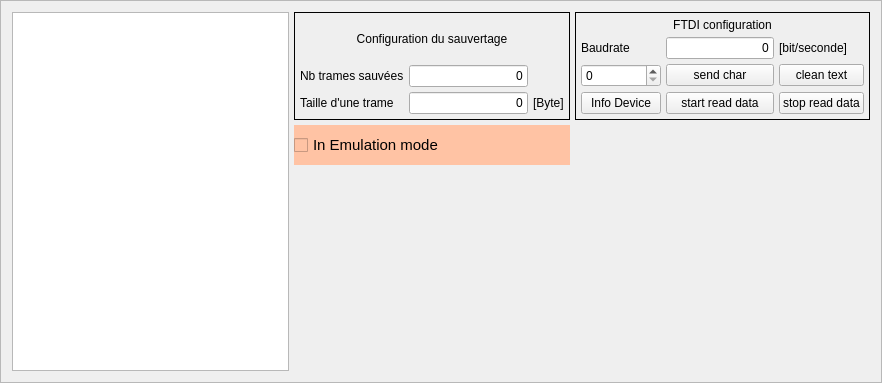
<?xml version="1.0" encoding="UTF-8"?>
<ui version="4.0">
 <class>DebugWindow</class>
 <widget class="QFrame" name="DebugWindow">
  <property name="geometry">
   <rect>
    <x>0</x>
    <y>0</y>
    <width>882</width>
    <height>383</height>
   </rect>
  </property>
  <property name="windowTitle">
   <string>Frame</string>
  </property>
  <property name="frameShape">
   <enum>QFrame::StyledPanel</enum>
  </property>
  <property name="frameShadow">
   <enum>QFrame::Raised</enum>
  </property>
  <layout class="QGridLayout" name="gridLayout_3">
   <property name="leftMargin">
    <number>11</number>
   </property>
   <property name="topMargin">
    <number>11</number>
   </property>
   <property name="rightMargin">
    <number>11</number>
   </property>
   <property name="bottomMargin">
    <number>11</number>
   </property>
   <property name="spacing">
    <number>5</number>
   </property>
   <item row="0" column="1">
    <widget class="QFrame" name="frameSaveFrame">
     <property name="frameShape">
      <enum>QFrame::Box</enum>
     </property>
     <property name="frameShadow">
      <enum>QFrame::Plain</enum>
     </property>
     <layout class="QGridLayout" name="gridLayout">
      <property name="leftMargin">
       <number>5</number>
      </property>
      <property name="topMargin">
       <number>5</number>
      </property>
      <property name="rightMargin">
       <number>5</number>
      </property>
      <property name="bottomMargin">
       <number>5</number>
      </property>
      <property name="spacing">
       <number>5</number>
      </property>
      <item row="2" column="1">
       <widget class="QLineEdit" name="lineEditFrameSize">
        <property name="text">
         <string>0</string>
        </property>
        <property name="alignment">
         <set>Qt::AlignRight|Qt::AlignTrailing|Qt::AlignVCenter</set>
        </property>
       </widget>
      </item>
      <item row="1" column="1">
       <widget class="QLineEdit" name="lineEditNbSavedFrame">
        <property name="text">
         <string>0</string>
        </property>
        <property name="alignment">
         <set>Qt::AlignRight|Qt::AlignTrailing|Qt::AlignVCenter</set>
        </property>
       </widget>
      </item>
      <item row="2" column="0">
       <widget class="QLabel" name="labelFrameSize">
        <property name="text">
         <string>Taille d'une trame</string>
        </property>
       </widget>
      </item>
      <item row="1" column="0">
       <widget class="QLabel" name="labelNbSavedFrame">
        <property name="text">
         <string>Nb trames sauvées</string>
        </property>
       </widget>
      </item>
      <item row="0" column="0" colspan="3">
       <widget class="QLabel" name="labelTitleSaveConf">
        <property name="text">
         <string>Configuration du sauvertage</string>
        </property>
        <property name="alignment">
         <set>Qt::AlignCenter</set>
        </property>
       </widget>
      </item>
      <item row="2" column="2">
       <widget class="QLabel" name="labelFrameUnit">
        <property name="text">
         <string>[Byte]</string>
        </property>
       </widget>
      </item>
     </layout>
    </widget>
   </item>
   <item row="0" column="2">
    <widget class="QFrame" name="frameFTDIConfig">
     <property name="frameShape">
      <enum>QFrame::Box</enum>
     </property>
     <property name="frameShadow">
      <enum>QFrame::Plain</enum>
     </property>
     <layout class="QGridLayout" name="gridLayout_2">
      <property name="leftMargin">
       <number>5</number>
      </property>
      <property name="topMargin">
       <number>5</number>
      </property>
      <property name="rightMargin">
       <number>5</number>
      </property>
      <property name="bottomMargin">
       <number>5</number>
      </property>
      <property name="spacing">
       <number>5</number>
      </property>
      <item row="3" column="1">
       <widget class="QPushButton" name="pushButtonSendChar">
        <property name="text">
         <string>send char</string>
        </property>
       </widget>
      </item>
      <item row="3" column="0">
       <widget class="QDoubleSpinBox" name="doubleSpinBoxFTDICharToSend">
        <property name="decimals">
         <number>0</number>
        </property>
        <property name="maximum">
         <double>255.000000000000000</double>
        </property>
        <property name="singleStep">
         <double>1.000000000000000</double>
        </property>
        <property name="value">
         <double>0.000000000000000</double>
        </property>
       </widget>
      </item>
      <item row="1" column="1">
       <widget class="QLineEdit" name="lineEditBaudrate">
        <property name="text">
         <string>0</string>
        </property>
        <property name="alignment">
         <set>Qt::AlignRight|Qt::AlignTrailing|Qt::AlignVCenter</set>
        </property>
       </widget>
      </item>
      <item row="1" column="2">
       <widget class="QLabel" name="labelBaudrateUnit">
        <property name="text">
         <string>[bit/seconde]</string>
        </property>
       </widget>
      </item>
      <item row="1" column="0">
       <widget class="QLabel" name="labelBaudrate">
        <property name="text">
         <string>Baudrate</string>
        </property>
       </widget>
      </item>
      <item row="0" column="0" colspan="3">
       <widget class="QLabel" name="labelTitleSaveConf_2">
        <property name="text">
         <string>FTDI configuration</string>
        </property>
        <property name="alignment">
         <set>Qt::AlignCenter</set>
        </property>
       </widget>
      </item>
      <item row="4" column="0">
       <widget class="QPushButton" name="pushButtonFTDIInfo">
        <property name="text">
         <string>Info Device</string>
        </property>
       </widget>
      </item>
      <item row="4" column="1">
       <widget class="QPushButton" name="pushButtonFTDIStartReadData">
        <property name="text">
         <string>start read data</string>
        </property>
       </widget>
      </item>
      <item row="4" column="2">
       <widget class="QPushButton" name="pushButtonFTDIStopReadData">
        <property name="text">
         <string>stop read data</string>
        </property>
       </widget>
      </item>
      <item row="3" column="2">
       <widget class="QPushButton" name="pushButtonCleanText">
        <property name="text">
         <string>clean text</string>
        </property>
       </widget>
      </item>
     </layout>
    </widget>
   </item>
   <item row="1" column="1">
    <widget class="QCheckBox" name="checkBoxEmulationMode">
     <property name="minimumSize">
      <size>
       <width>0</width>
       <height>40</height>
      </size>
     </property>
     <property name="font">
      <font>
       <pointsize>11</pointsize>
      </font>
     </property>
     <property name="styleSheet">
      <string notr="true">background-color: rgb(255, 195, 164);</string>
     </property>
     <property name="text">
      <string>In Emulation mode</string>
     </property>
    </widget>
   </item>
   <item row="2" column="1">
    <spacer name="verticalSpacer">
     <property name="orientation">
      <enum>Qt::Vertical</enum>
     </property>
     <property name="sizeHint" stdset="0">
      <size>
       <width>20</width>
       <height>40</height>
      </size>
     </property>
    </spacer>
   </item>
   <item row="0" column="0" rowspan="3">
    <widget class="QTextEdit" name="textEditDebug"/>
   </item>
  </layout>
 </widget>
 <resources/>
 <connections/>
</ui>
